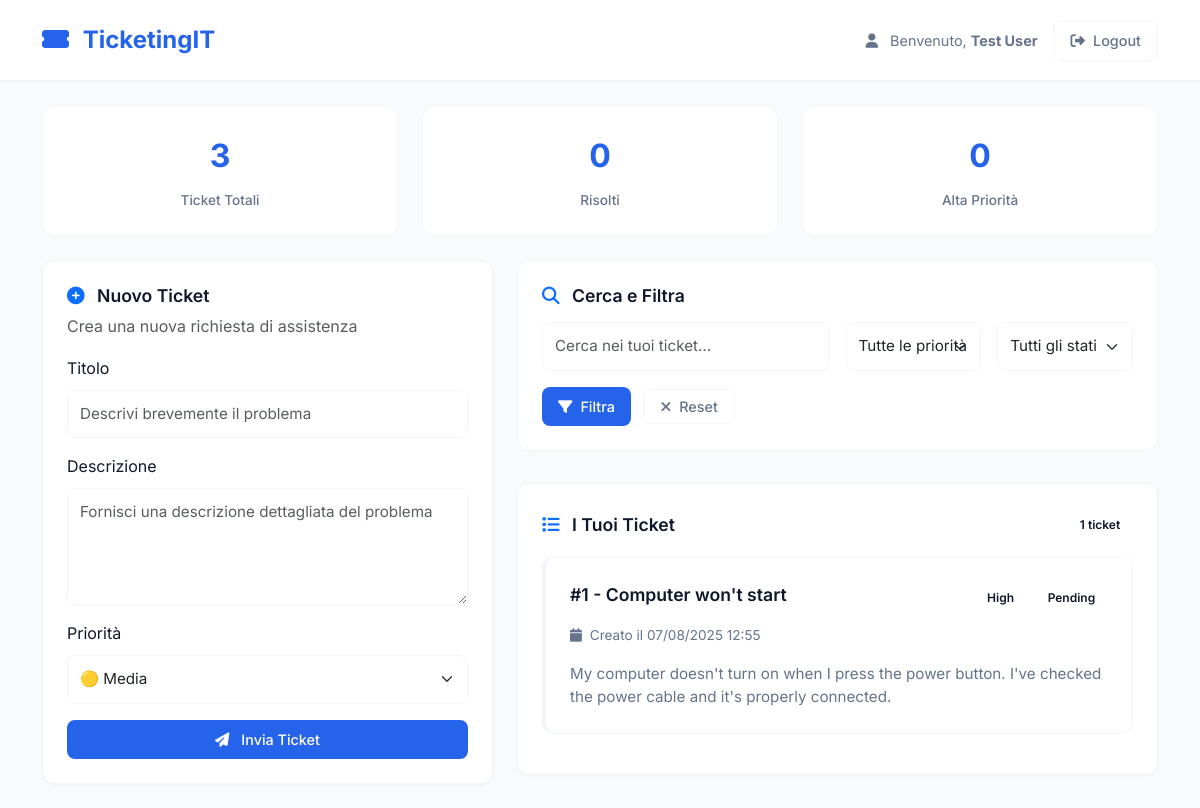
The app's page /user_dashboard.php?priority=high (signed in) with its own data.
### tables this page shows
CREATE TABLE tickets (
    id INT PRIMARY KEY AUTO_INCREMENT,
    user_id INT NOT NULL,
    title VARCHAR(255) NOT NULL,
    description TEXT NOT NULL,
    priority ENUM('low', 'medium', 'high', 'urgent') DEFAULT 'medium',
    status ENUM('pending', 'in_progress', 'resolved', 'closed') DEFAULT 'pending',
    created_at TIMESTAMP DEFAULT CURRENT_TIMESTAMP,
    updated_at TIMESTAMP DEFAULT CURRENT_TIMESTAMP ON UPDATE CURRENT_TIMESTAMP,
    resolved_at TIMESTAMP NULL,
    admin_notes TEXT NULL,
    FOREIGN KEY (user_id) REFERENCES users(id) ON DELETE CASCADE,
    INDEX idx_user_id (user_id),
    INDEX idx_status (status),
    INDEX idx_priority (priority),
    INDEX idx_created_at (created_at)
);

### user_dashboard.php (the view, shortened to what this page needs)
<?php
require_once 'email_notifications.php';
$search = $_GET['search'] ?? '';
$filter_priority = $_GET['priority'] ?? '';
$where_conditions = ["user_id = ?"];
$params = [$_SESSION['user_id']];
if (!empty($filter_priority)) {
    $where_conditions[] = "priority = ?";
    $params[] = $filter_priority;
}
$where_clause = implode(' AND ', $where_conditions);
$stmt = $pdo->prepare("SELECT * FROM tickets WHERE $where_clause ORDER BY created_at DESC");
$stmt->execute($params);
$tickets = $stmt->fetchAll();
$stats_stmt = $pdo->prepare("
    SELECT
        COUNT(*) as total,
        SUM(CASE WHEN status = 'risolto' THEN 1 ELSE 0 END) as resolved,
        SUM(CASE WHEN priority = 'alta' THEN 1 ELSE 0 END) as `high_priority`
    FROM tickets WHERE user_id = ?
");
$stats_stmt->execute([$_SESSION['user_id']]);
$stats = $stats_stmt->fetch();
?>
<!DOCTYPE html>
<html lang="it">
<head>
    <link href="https://cdn.jsdelivr.net/npm/bootstrap@5.3.0/dist/css/bootstrap.min.css" rel="stylesheet">
    <link href="https://cdnjs.cloudflare.com/ajax/libs/font-awesome/6.4.0/css/all.min.css" rel="stylesheet">
</head>
<body>
    <nav class="navbar navbar-expand-lg navbar-clean">
        <div class="container">
            <a class="navbar-brand" href="index.php">
                <i class="fas fa-ticket-alt me-2"></i>
                TicketingIT
            </a>
            <div class="d-flex align-items-center gap-3">
                <div class="user-info">
                    <i class="fas fa-user me-2"></i>
                    Benvenuto, <strong><?= htmlspecialchars($_SESSION['name']) ?></strong>
                </div>
                <a href="logout.php" class="btn-outline-clean">
                    <i class="fas fa-sign-out-alt me-2"></i>Logout
                </a>
            </div>
        </div>
    </nav>
    <div class="container mt-4">
        <div class="row g-4 mb-4">
            <div class="col-md-4">
                <div class="stats-card">
                    <span class="stats-number"><?= $stats['total'] ?></span>
                    <div class="stats-label">Ticket Totali</div>
                </div>
            </div>
            <div class="col-md-4">
                <div class="stats-card">
                    <span class="stats-number"><?= $stats['resolved'] ?></span>
                    <div class="stats-label">Risolti</div>
                </div>
            </div>
            <div class="col-md-4">
                <div class="stats-card">
                    <span class="stats-number"><?= $stats['high_priority'] ?></span>
                    <div class="stats-label">Alta Priorità</div>
                </div>
            </div>
        </div>
        <div class="row g-4">
            <div class="col-lg-5">
                <div class="card-clean">
                    <h3 class="card-title">
                        <i class="fas fa-plus-circle me-2 text-primary"></i>
                        Nuovo Ticket
                    </h3>
                    <p class="text-muted mb-3">Crea una nuova richiesta di assistenza</p>
                    <form method="POST">
                        <div class="mb-3">
                            <label for="title" class="form-label">Titolo</label>
                            <input type="text" class="form-control" id="title" name="title"
                                   placeholder="Descrivi brevemente il problema" required>
                        </div>
                        <div class="mb-3">
                            <label for="description" class="form-label">Descrizione</label>
                            <textarea class="form-control" id="description" name="description" rows="4"
                                      placeholder="Fornisci una descrizione dettagliata del problema" required></textarea>
                        </div>
                        <div class="mb-3">
                            <label for="priority" class="form-label">Priorità</label>
                            <select class="form-select" id="priority" name="priority">
                                <option value="media" selected>🟡 Media</option>
                            </select>
                        </div>
                        <button type="submit" name="create_ticket" class="btn-clean w-100">
                            <i class="fas fa-paper-plane me-2"></i>
                            Invia Ticket
                        </button>
                    </form>
                </div>
            </div>
            <div class="col-lg-7">
                <div class="search-container">
                    <h4 class="search-title">
                        <i class="fas fa-search me-2 text-primary"></i>
                        Cerca e Filtra
                    </h4>
                    <form method="GET" class="row g-3">
                        <div class="col-md-6">
                            <input type="text" name="search" class="form-control"
                                   placeholder="Cerca nei tuoi ticket..."
                                   value="<?= htmlspecialchars($search) ?>">
                        </div>
                        <div class="col-md-3">
                            <select name="priority" class="form-select">
                                <option value="">Tutte le priorità</option>
                            </select>
                        </div>
                        <div class="col-md-3">
                            <select name="status" class="form-select">
                                <option value="">Tutti gli stati</option>
                            </select>
                        </div>
                        <div class="col-12">
                            <button type="submit" class="btn-clean me-2">
                                <i class="fas fa-filter me-2"></i>Filtra
                            </button>
                            <a href="user_dashboard.php" class="btn-outline-clean">
                                <i class="fas fa-times me-2"></i>Reset
                            </a>
                        </div>
                    </form>
                </div>
                <div class="card-clean">
                    <div class="d-flex justify-content-between align-items-center mb-3">
                        <h4 class="card-title mb-0">
                            <i class="fas fa-list me-2 text-primary"></i>
                            I Tuoi Ticket
                        </h4>
                        <span class="badge-clean badge-secondary"><?= count($tickets) ?> ticket</span>
                    </div>
                    <?php if (empty($tickets)): ?>
                        <div class="text-center py-4">
                            <i class="fas fa-inbox fa-3x text-muted mb-3"></i>
                            <h6 class="text-muted">Nessun ticket trovato</h6>
                            <p class="text-muted">Non hai ancora creato ticket o nessun ticket corrisponde ai filtri.</p>
                        </div>
                    <?php else: ?>
                        <?php foreach ($tickets as $ticket): ?>
                            <div class="ticket-item priority-<?= $ticket['priority'] ?>">
                                <div class="d-flex justify-content-between align-items-start mb-2">
                                    <div class="ticket-title">
                                        #<?= $ticket['id'] ?> - <?= htmlspecialchars($ticket['title']) ?>
                                    </div>
                                    <div class="d-flex gap-2">
                                        <span class="badge-clean badge-<?= $ticket['priority'] ?>">
                                            <?= ucfirst($ticket['priority']) ?>
                                        </span>
                                        <span class="badge-clean badge-<?= $ticket['status'] ?>">
                                            <?= ucfirst(str_replace('_', ' ', $ticket['status'])) ?>
                                        </span>
                                    </div>
                                </div>
                                <div class="ticket-meta">
                                    <i class="fas fa-calendar me-1"></i>
                                    Creato il <?= date('d/m/Y H:i', strtotime($ticket['created_at'])) ?>
                                </div>
                                <div class="ticket-description">
                                    <?= htmlspecialchars(substr($ticket['description'], 0, 150)) ?><?= strlen($ticket['description']) > 150 ? '...' : '' ?>
                                </div>
                            </div>
                        <?php endforeach; ?>
                    <?php endif; ?>
                </div>
            </div>
        </div>
    </div>
</body>
</html>

### user_dashboard.php (style rules this page uses)
:root { --primary-color: #2563eb; --secondary-color: #64748b; --accent-color: #0ea5e9; --success-color: #10b981; --warning-color: #f59e0b; --danger-color: #ef4444; --gray-50: #f8fafc; --gray-100: #f1f5f9; --gray-900: #0f172a; }
body { font-family: 'Inter', sans-serif; background: var(--gray-50); color: var(--gray-900); line-height: 1.6; }
.navbar-clean { background: white; border-bottom: 1px solid var(--gray-100); box-shadow: 0 1px 3px rgba(0, 0, 0, 0.05); padding: 1rem 0; }
.navbar-brand { font-weight: 700; color: var(--primary-color) !important; font-size: 1.5rem; }
.user-info { color: var(--secondary-color); font-size: 0.9rem; }
.btn-clean { background: var(--primary-color); border: none; border-radius: 8px; padding: 0.5rem 1rem; color: white; text-decoration: none; font-weight: 500; transition: all 0.2s ease; font-size: 0.9rem; }
.btn-outline-clean { border: 1px solid var(--gray-100); color: var(--secondary-color); background: white; border-radius: 8px; padding: 0.5rem 1rem; text-decoration: none; font-weight: 500; transition: all 0.2s ease; font-size: 0.9rem; }
.card-clean { background: white; border: 1px solid var(--gray-100); border-radius: 12px; padding: 1.5rem; box-shadow: 0 1px 3px rgba(0, 0, 0, 0.04); transition: all 0.3s ease; margin-bottom: 1.5rem; }
.card-title { font-size: 1.1rem; font-weight: 600; color: var(--gray-900); margin-bottom: 0.5rem; }
.form-control { border: 1px solid var(--gray-100); border-radius: 8px; padding: 0.75rem; font-size: 0.95rem; transition: all 0.2s ease; }
.form-select { border: 1px solid var(--gray-100); border-radius: 8px; padding: 0.75rem; font-size: 0.95rem; }
.stats-card { background: white; border: 1px solid var(--gray-100); border-radius: 12px; padding: 1.5rem; text-align: center; transition: all 0.3s ease; }
.stats-number { font-size: 2rem; font-weight: 700; color: var(--primary-color); display: block; margin-bottom: 0.5rem; }
.stats-label { color: var(--secondary-color); font-size: 0.85rem; font-weight: 500; }
.ticket-item { background: white; border: 1px solid var(--gray-100); border-radius: 12px; padding: 1.5rem; margin-bottom: 1rem; transition: all 0.3s ease; border-left: 4px solid var(--gray-100); }
.ticket-title { font-size: 1.1rem; font-weight: 600; color: var(--gray-900); margin-bottom: 0.5rem; }
.ticket-meta { color: var(--secondary-color); font-size: 0.85rem; margin-bottom: 1rem; }
.ticket-description { color: var(--secondary-color); font-size: 0.95rem; line-height: 1.5; }
.badge-clean { padding: 0.4rem 0.8rem; border-radius: 20px; font-size: 0.75rem; font-weight: 600; }
.search-container { background: white; border: 1px solid var(--gray-100); border-radius: 12px; padding: 1.5rem; margin-bottom: 2rem; }
.search-title { font-size: 1.1rem; font-weight: 600; color: var(--gray-900); margin-bottom: 1rem; }

### records on screen
tickets: id "1", title "Computer won't start", priority "High", status "Pending", created_at "07/08/2025 12:55", description "My computer doesn't turn on when I press the power button. I've checked the power cable and it's properly connected."

### other values on screen
$_SESSION['name'] "Test User"
$stats['total'] "3"
$stats['resolved'] "0"
$stats['high_priority'] "0"
count($tickets) "1"
